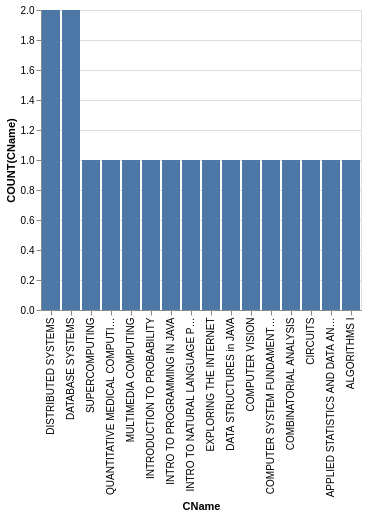

Here is the Vega-Lite specification saved for this chart:
### Vega-Lite specification from a JSON file in a GitHub repository (floating-point values rounded to 4 significant figures)
{"data": {"values": [{"x_data": "DISTRIBUTED SYSTEMS", "y_data": 2}, {"x_data": "DATABASE SYSTEMS", "y_data": 2}, {"x_data": "SUPERCOMPUTING", "y_data": 1}, {"x_data": "QUANTITATIVE MEDICAL COMPUTING", "y_data": 1}, {"x_data": "MULTIMEDIA COMPUTING", "y_data": 1}, {"x_data": "INTRODUCTION TO PROBABILITY", "y_data": 1}, {"x_data": "INTRO TO PROGRAMMING IN JAVA", "y_data": 1}, {"x_data": "INTRO TO NATURAL LANGUAGE PROCESSING", "y_data": 1}, {"x_data": "EXPLORING THE INTERNET", "y_data": 1}, {"x_data": "DATA STRUCTURES in JAVA", "y_data": 1}, {"x_data": "COMPUTER VISION", "y_data": 1}, {"x_data": "COMPUTER SYSTEM FUNDAMENTALS", "y_data": 1}, {"x_data": "COMBINATORIAL ANALYSIS", "y_data": 1}, {"x_data": "CIRCUITS", "y_data": 1}, {"x_data": "APPLIED STATISTICS AND DATA ANALYSIS", "y_data": 1}, {"x_data": "ALGORITHMS I", "y_data": 1}]}, "mark": "bar", "encoding": {"x": {"field": "x_data", "type": "nominal", "title": "CName", "sort": {"op": "sum", "field": "y_data", "order": "descending"}}, "y": {"field": "y_data", "type": "quantitative", "title": "COUNT(CName)"}}}
